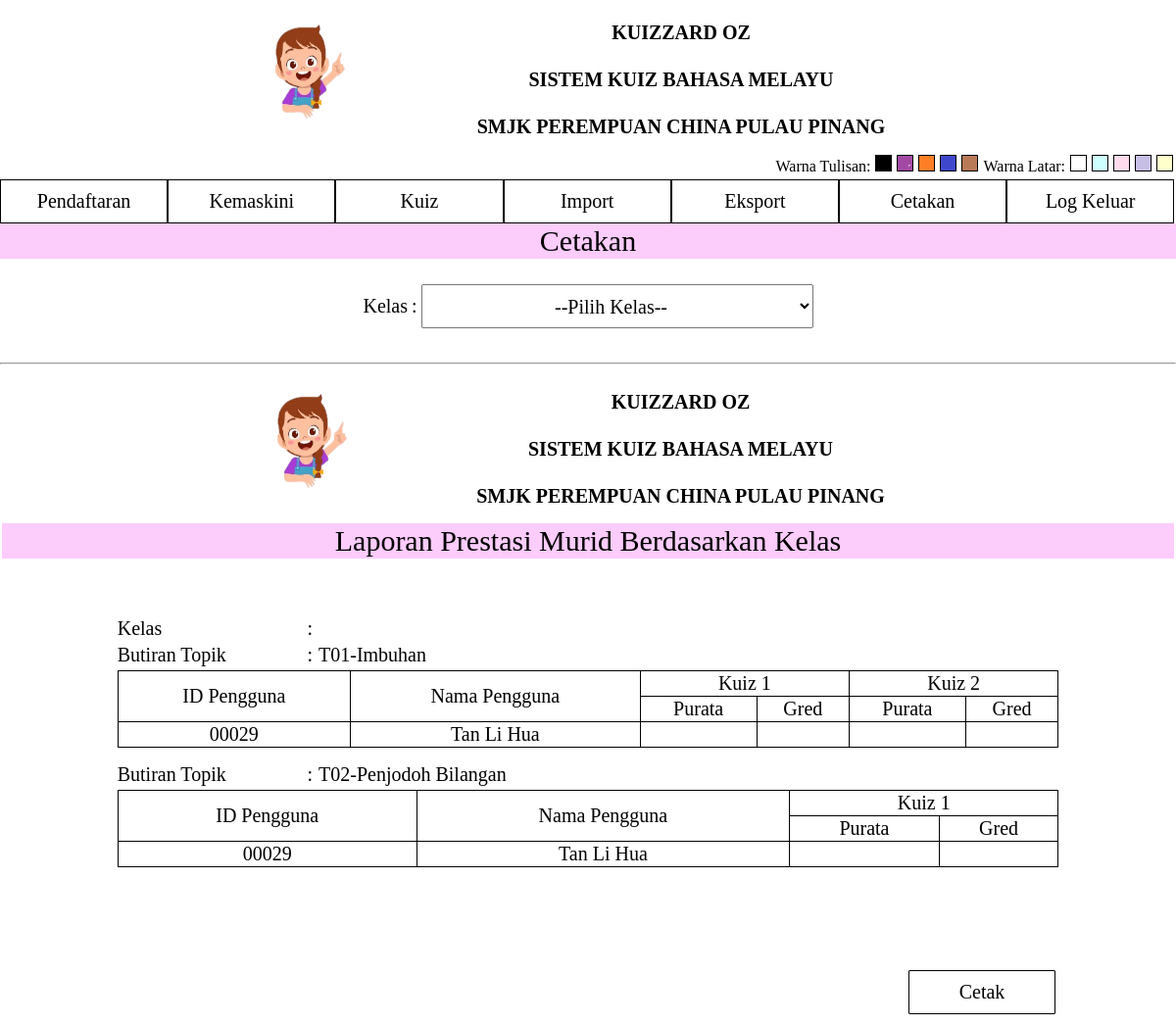
Page /LaporanKelas.php (signed in) on the committed database.
### tables this page shows
CREATE TABLE `pengguna` (
  `IDPengguna` varchar(10) NOT NULL,
  `NamaPengguna` varchar(30) NOT NULL,
  `JenisPengguna` varchar(10) NOT NULL,
  `KataLaluan` varchar(15) NOT NULL,
  `Kelas` varchar(3) NOT NULL
);

CREATE TABLE `topik` (
  `IDTopik` varchar(3) NOT NULL,
  `ButiranTopik` varchar(30) NOT NULL
);

CREATE TABLE `kuiz` (
  `IDKuiz` varchar(10) NOT NULL,
  `IDPengguna` varchar(10) NOT NULL,
  `IDTopik` varchar(3) NOT NULL,
  `TarikhKemaskini` date NOT NULL
);

### LaporanKelas.php (the view, shortened to what this page needs)
<?php
include("Connection.php");
$Kelas=$_GET['Kelas'];
?>
<html>
	<head>
			<?php
				include('Header.php');
				include('HeaderColorButton.php');
				include('HeaderButton.php');
			?>
	</head>
	<body>
		<table class="table1" style="width:100%">
			<table class="table3">
				<tr><td>Cetakan</td></tr>
			</table>
			<br>
			<tr>
				<td colspan=4>
					<table class="table1">
						<tr>
							<td>Kelas</td>
							<td>:</td>
							<td>
								<select name="Kelas" onchange="window.location.href=this.value">
								<option value="">--Pilih Kelas--</option>
								</select>
							</td>
						</tr>
						<tr>
							<td style="height:20px" colspan="3"></td>
						</tr>
					</table>
				</td>
			</tr>
		</table>
		<hr>
		<div id="kandungan">
				<table class="table1" style="width:100%">
					<tr>
						<td><?php include("Header.php");?></td>
					</tr>
					<tr>
						<td style="text-align:center; font-size:30px; background-color:#fcccfb">Laporan Prestasi Murid Berdasarkan Kelas</td>
					</tr>
					<tr>
						<td style="height:50px"></td>
					</tr>
				</table>
				<table style="width:90%" class="table1">
					<?php
						if($Kelas=='Semua'){
							$sql1="SELECT * FROM pengguna WHERE JenisPengguna='Murid' GROUP BY Kelas";
						}else{
							$sql1="SELECT * FROM pengguna WHERE Kelas='$Kelas' GROUP BY Kelas";
						}
						$result1=mysqli_query($sambung,$sql1);
							while($row1=mysqli_fetch_array($result1)){
					?>
							<tr>
								<td>
									<table style="width:90%" class="table1">
										<tr>
											<td width="10%">Kelas</td>
											<td width="1%">:</td>
											<td><?php echo $row1['Kelas']?></td>
										</tr>
										<?php
											$sql2="SELECT * FROM topik";
											$result2=mysqli_query($sambung,$sql2);
											while($row2=mysqli_fetch_array($result2)){
										?>
										<tr>
											<td width="20%">Butiran Topik</td>
											<td width="1%">:</td>
											<td><?php echo $row2['IDTopik']."-".$row2['ButiranTopik'];?></td>
										</tr>
										<tr>
											<td colspan="3">
												<table style="width:100%" class="table2">
												<?php
													$sql3="SELECT * FROM kuiz WHERE IDTopik='$row2[IDTopik]'";
													$result3=mysqli_query($sambung,$sql3);
													if(mysqli_num_rows($result3)==0){?>
														<tr>
															<td rowspan="2">ID Pengguna</td>
															<td rowspan="2">Nama Pengguna</td>
															<td colspan="2">Kuiz</td>
														</tr>
															<td>Markah Purata</td>
															<td>Gred Purata</td>
														</tr>
															<td colspan="4">Tiada kuiz bagi topik ini</td>
														</tr>
														<?php
															}else{
														?>
															<tr>
																<td rowspan="2">ID Pengguna</td>
																<td rowspan="2">Nama Pengguna</td>
																<?php
																	$no=0;
																	$no1=1;
																	while($row3=mysqli_fetch_array($result3)){
																?>
																	<td colspan="2">Kuiz <?php echo $no+1; ?></td>
																<?php
																	$no=$no+1;
																	$no1=$no1+1;
																}
																?>
															</tr>
														<tr>
															<?php
																$i=1;
																while($no1>$i){
															?>
																<td>Purata</td>
																<td>Gred</td>
															<?php
																$i=$i+1;
																}
															?>
														</tr>
						<?php
							$sql4="SELECT * FROM pengguna WHERE Kelas='$row1[Kelas]' ORDER BY pengguna.NamaPengguna";
							$result4=mysqli_query($sambung,$sql4);
							while($row4=mysqli_fetch_array($result4)){
						?>
						<tr>
							<td><?php echo $row4['IDPengguna']?></td>
							<td><?php echo $row4['NamaPengguna']?></td>
							<?php
								$sql5="SELECT * FROM kuiz WHERE IDTopik='$row2[IDTopik]'";
								$result5=mysqli_query($sambung,$sql5);
								while($row5=mysqli_fetch_array($result5)){
									$sql6="SELECT FORMAT(AVG(JumlahMarkah),1) AS MarkahPurata FROM pengambilankuiz
										WHERE IDKuiz='$row5[IDKuiz]' AND IDPengguna='$row4[IDPengguna]'";
									$result6=mysqli_query($sambung,$sql6);
									while($row6=mysqli_fetch_array($result6)){
										if($row6['MarkahPurata']==''){
											echo"<td></td><td></td>";
									}
								}
							}
							?>
							</tr>
						<?php
								}
						}
						?>
						</table>
					</td>
				</tr>
				<tr><td height="10px" colspan='3'></td></tr>
				<?php
						}
						?>
				</table>
				</td>
			</tr>
			<tr><td height="50px"></td></tr>
			<?php
				}
			?>
			</table>
		</div>
		<table style="width:80%">
			<tr>
				<td style="height:30"></td>
			</tr>
			<tr>
				<td style="text-align:right;"><input type="submit" value="Cetak" class="button1" name="submit" onclick="printContent('kandungan')"></td>
			</tr>
		</table>
	</body>
</html>

### Style.css (style rules this page uses)
* { font-size:20px; font-family:Times New Roman; margin-left:auto; margin-right:auto; }
table.table1 td { text-align: left; }
table.table1 { padding:0px; }
table.table2 { border-collapse: collapse; }
table.table2 td { text-align:center; border:1px solid black; border-radius:1px; }
table.table3 { width:100%; border-collapse:collapse; }
table.table3 td { text-align:center; font-size:30px; background-color:#fcccfb }
select { height: 45px; width: 400px; text-align-last:center; }
.button1 { height:45px; width: 150px; font-size: 20; border:groove; color:black; text-align:center; display:inline-block; cursor:pointer; background-color:white; color:black; border:1px solid black; border-radius:1px; }

### rows in the picture
pengguna: IDPengguna "00029", NamaPengguna "Tan Li Hua"
topik: IDTopik "T01", ButiranTopik "Imbuhan"
topik: IDTopik "T02", ButiranTopik "Penjodoh Bilangan"
